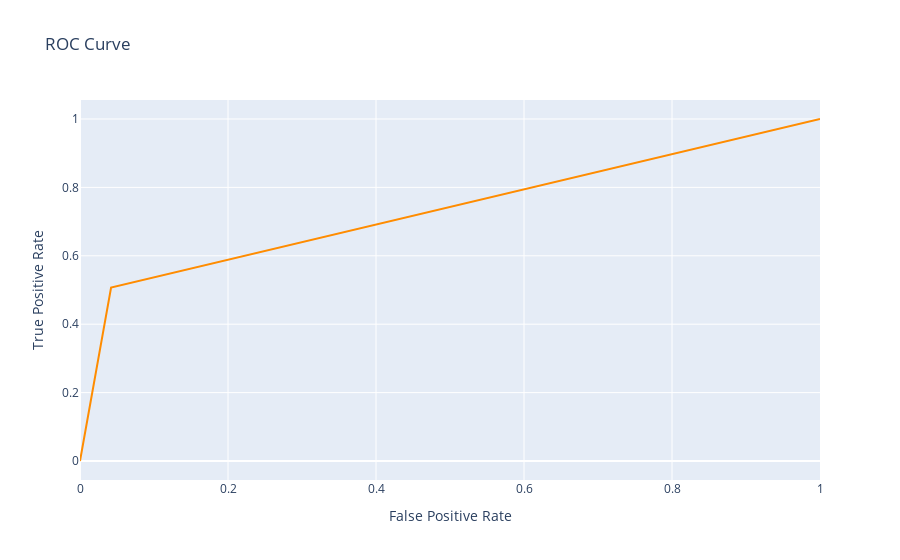

The notebook cell saved with this chart:
### Code cell
fpr, tpr, thresholds = roc_curve(y_test, pred)

# Plotly ile ROC Curve oluşturma
fig = go.Figure()
fig.add_trace(go.Scatter(x=fpr, y=tpr,
                    mode='lines',
                    line=dict(color='darkorange', width=2)))
fig.update_layout(title='ROC Curve',
                  xaxis_title='False Positive Rate',
                  yaxis_title='True Positive Rate',
                  showlegend=False)
fig.show()

### Figure 1 — Plotly figure (JSON) as saved in the notebook; plotly's stock layout.template omitted (floating-point values rounded to 4 significant figures)
{"data": [{"line": {"color": "darkorange", "width": 2}, "mode": "lines", "type": "scatter", "x": [0, 0.04199, 1], "y": [0, 0.5075, 1]}], "layout": {"autosize": true, "showlegend": false, "title": {"text": "ROC Curve"}, "xaxis": {"autorange": true, "range": [0, 1], "title": {"text": "False Positive Rate"}, "type": "linear"}, "yaxis": {"autorange": true, "range": [-0.05556, 1.056], "title": {"text": "True Positive Rate"}, "type": "linear"}}}
